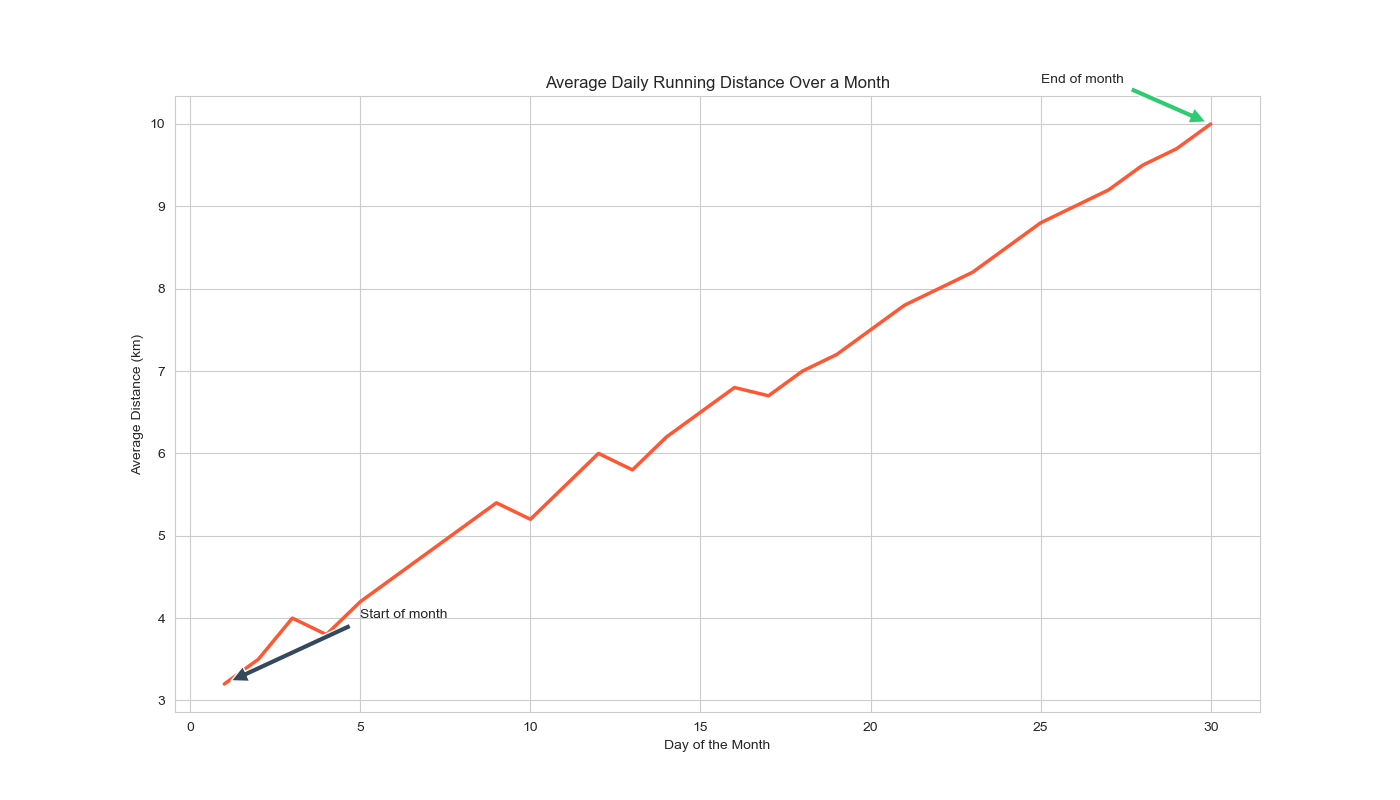

The Python source for this figure:

import seaborn as sns
import pandas as pd
import matplotlib.pyplot as plt

data = {
    'Day': [1, 2, 3, 4, 5, 6, 7, 8, 9, 10, 11, 12, 13, 14, 15, 16, 17, 18, 19, 20, 
            21, 22, 23, 24, 25, 26, 27, 28, 29, 30],
    'Average_Distance_km': [3.2, 3.5, 4.0, 3.8, 4.2, 4.5, 4.8, 5.1, 5.4, 5.2, 
                            5.6, 6.0, 5.8, 6.2, 6.5, 6.8, 6.7, 7.0, 7.2, 7.5, 
                            7.8, 8.0, 8.2, 8.5, 8.8, 9.0, 9.2, 9.5, 9.7, 10.0]
}

df = pd.DataFrame(data)
sns.set_style("whitegrid")

plt.figure(figsize=(14, 8))
line_plot = sns.lineplot(x='Day', 
                         y='Average_Distance_km', 
                         data=df, 
                         color='#FF5733', 
                         linewidth=2.5)

plt.annotate('Start of month', xy=(1, 3.2), xytext=(5, 4),
             arrowprops=dict(facecolor='#34495e', shrink=0.05))
plt.annotate('End of month', xy=(30, 10.0), xytext=(25, 10.5),
             arrowprops=dict(facecolor='#2ecc71', shrink=0.05))

plt.title('Average Daily Running Distance Over a Month')
plt.xlabel('Day of the Month')
plt.ylabel('Average Distance (km)')

plt.show()
